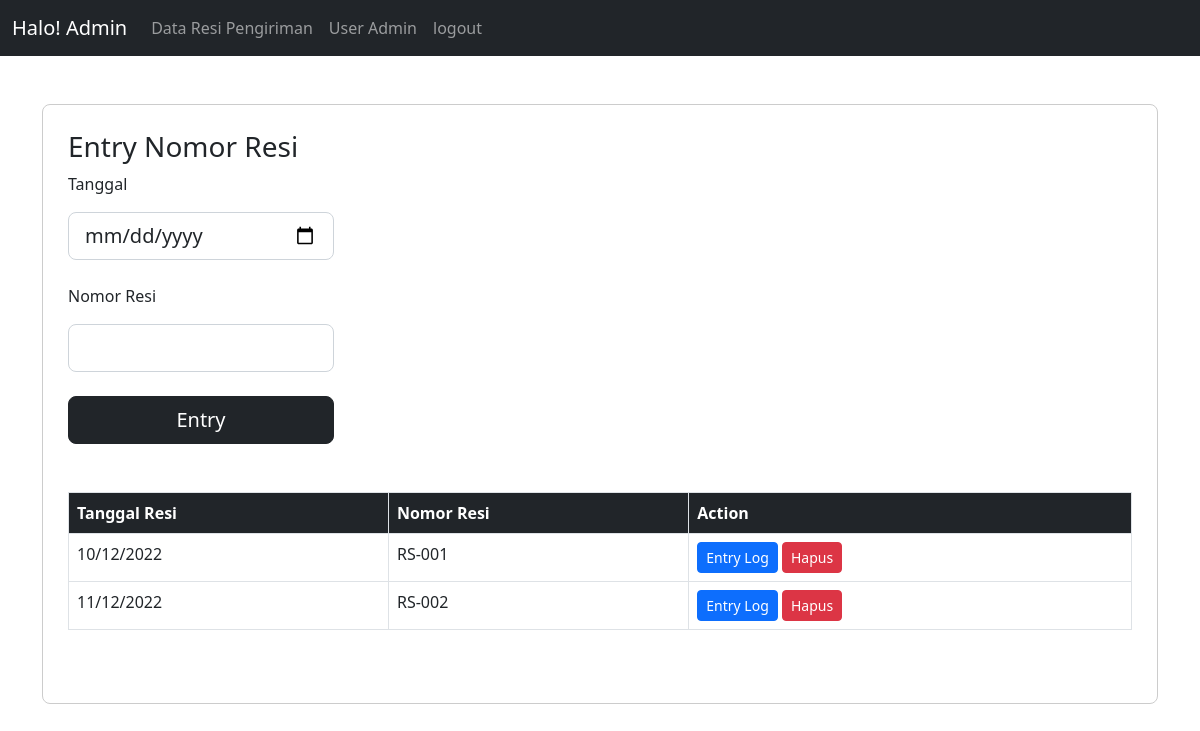
Screenshot of /admin.php (signed in) with the database file from the repository.
### tables this page shows
CREATE TABLE `pengiriman` (
  `id` int(11) NOT NULL,
  `nomor_resi` varchar(50) NOT NULL,
  `tanggal_resi` date NOT NULL,
  `jenis_pengiriman` tinyint(1) NOT NULL
);

### admin.php (the view, shortened to what this page needs)
<?php
include 'includes/connects.php';
?>
<!DOCTYPE html>
<html lang="en">
<head>
    <link href="https://cdn.jsdelivr.net/npm/bootstrap@5.2.3/dist/css/bootstrap.min.css" rel="stylesheet">
</head>
<body>
    <nav class="navbar navbar-expand-lg navbar-dark bg-dark">
        <div class="container-fluid">
            <a class="navbar-brand" href="#">Halo! Admin</a>
            <div class="collapse navbar-collapse" id="navbarSupportedContent">
                <ul class="navbar-nav me-auto mb-2 mb-lg-0">
                    <li class="nav-item">
                        <a class="nav-link" href="index_admin.php">Data Resi Pengiriman</a>
                    </li>
                    <li class="nav-item">
                        <a class="nav-link" href="user.php">User Admin</a>
                    </li>
                    <li class="nav-item">
                        <a class="nav-link" href="logout.php">logout</a>
                    </li>
                </ul>
            </div>
        </div>
    </nav>
    <div class="container">
        <div class="content-web my-5">
            <div class="col-md-3">
                <form method="post">
                    <h3>Entry Nomor Resi</h3>
                    <p>Tanggal</p>
                    <input type="date" name="tanggal" class="form-control form-control-lg"><br />
                    <p>Nomor Resi</p>
                    <input type="text" name="nomor_resi" class="form-control form-control-lg"><br />
                    <div class="d-grid gap-2">
                        <button name="tambah" class="btn btn-dark btn-lg">Entry</button>
                    </div>
                </form>
            </div>
            <table class="table my-5 table-bordered">
                <thead class="bg-dark text-white">
                    <tr>
                        <th scope="col">Tanggal Resi</th>
                        <th scope="col">Nomor Resi</th>
                        <th scope="col">Action</th>
                    </tr>
                </thead>
                <tbody>
                    <?php
                    $check_data = "SELECT * FROM `pengiriman` ORDER BY tanggal_resi ASC";
                    $check_data = $connect->prepare($check_data);
                    $check_data->execute();
                    if ($check_data->rowCount() > 0):
                        while ($data = $check_data->fetch(PDO::FETCH_ASSOC)): ?>
                            <tr>
                                <td><?=date('d/m/Y', strtotime($data['tanggal_resi']))?></td>
                                <td><?=$data['nomor_resi']?></td>
                                <td>
                                    <a href="entry_log.php?id=<?=$data['id']?>" class="btn btn-primary btn-sm">Entry Log</a>
                                    <a href="hapus.php?id=<?=$data['id']?>" class="btn btn-danger btn-sm">Hapus</a>
                                </td>
                            </tr>
                        <?php endwhile ?>
                    <?php endif ?>
                </tbody>
            </table>
        </div>
    </div>
</body>
</html>

### admin.php (style rules this page uses)
.content-web { padding: 25px; border: 1px solid #ccc; border-radius: 8px; }

### rows the page displays
pengiriman: tanggal_resi "10/12/2022", nomor_resi "RS-001"
pengiriman: tanggal_resi "11/12/2022", nomor_resi "RS-002"
